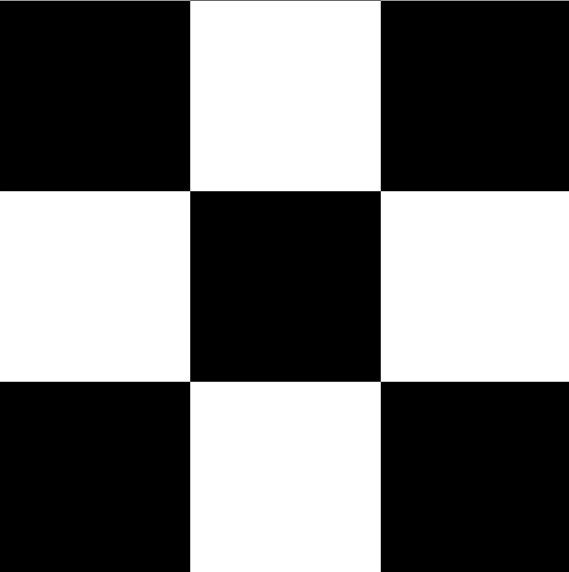
#> input picture c_ReadingManipulatingBGRValues/checkerboard.jpg, 569 x 572 px
$ python bManipulateBGRValues.py
#> lines starting #> are read from the running program, lines starting #| are printed output that depends on the picture; after the words box and inside, x2 and y2 are one past the last pixel; in counts of white or black regions, pixels touching at a corner belong together
import cv2

picture = cv2.imread("checkerboard.jpg")
#> picture is the input picture: shape (572, 569, 3); min 0, max 255, mean 113.5

cv2.imshow("Before",picture)

for i in range(90): #draw a white line with a length of 90 pixels
    picture[30,i] = [255,255,255]
#> picture: shape (572, 569, 3); 0.03% of pixels changed, all inside (x1, y1, x2, y2) = (0, 30, 90, 31)

for i in range(20,40):            # draw a red rectangle with
    for j in range(30,60):        # width of 20, length of 30 pixels.
        picture[i,j] = [0,0,255]
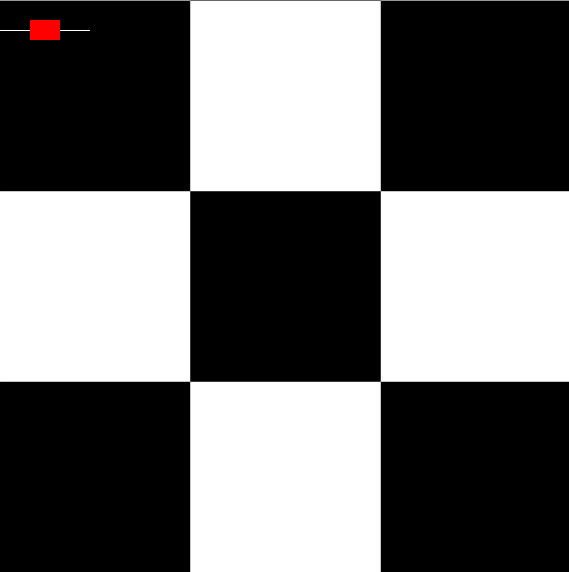
#> picture: shape (572, 569, 3); mean B, G, R 113.6, 113.6, 114.1
                                  # start from [20,30]- 20 pixels down,30 pixels right
cv2.imshow("After",picture)

cv2.imwrite("checkerboard-2.jpg",picture)

cv2.waitKey(0)
cv2.destroyAllWindows()
